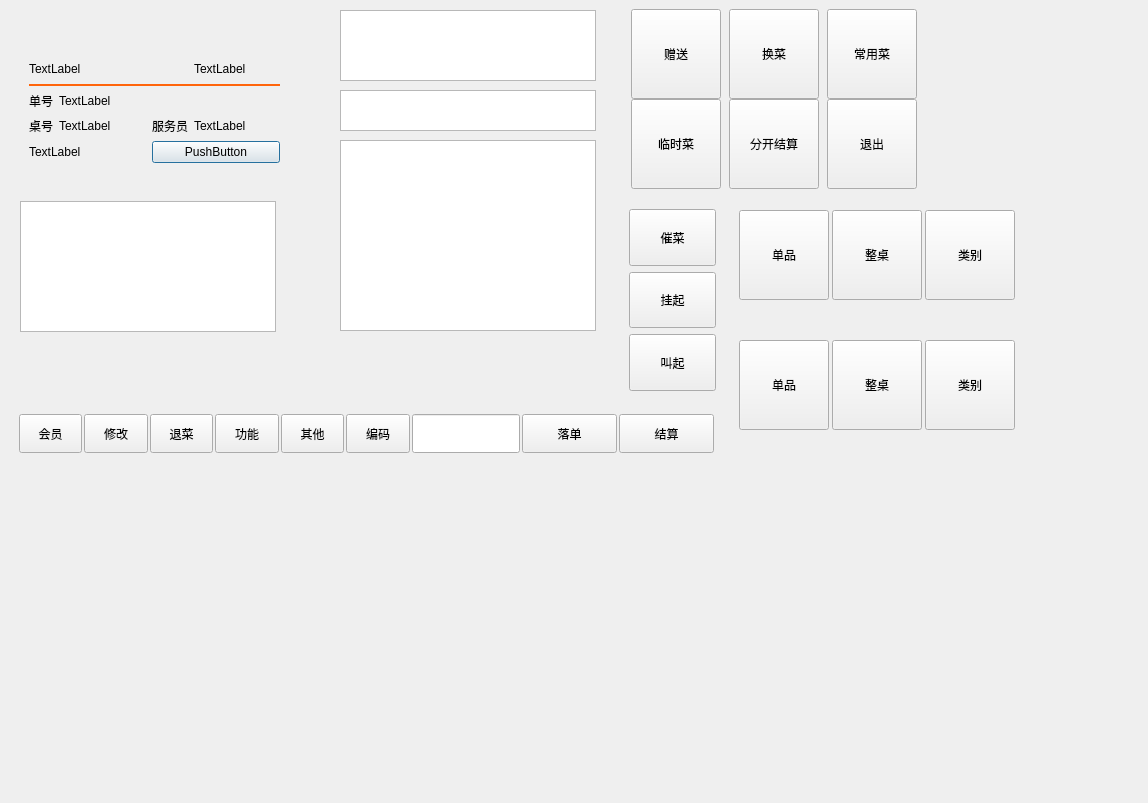
<?xml version="1.0" encoding="UTF-8"?>
<ui version="4.0">
 <class>w_scr_dish_main_table</class>
 <widget class="QDialog" name="w_scr_dish_main_table">
  <property name="geometry">
   <rect>
    <x>0</x>
    <y>0</y>
    <width>1148</width>
    <height>803</height>
   </rect>
  </property>
  <property name="windowTitle">
   <string>Dialog</string>
  </property>
  <widget class="ftableview" name="tableView_subtype">
   <property name="geometry">
    <rect>
     <x>340</x>
     <y>90</y>
     <width>256</width>
     <height>41</height>
    </rect>
   </property>
   <property name="outer_stylesheet" stdset="0">
    <string>tableView_subtype</string>
   </property>
  </widget>
  <widget class="lds_roundeddialog_title_frame" name="frame_deskinfo">
   <property name="geometry">
    <rect>
     <x>20</x>
     <y>50</y>
     <width>269</width>
     <height>122</height>
    </rect>
   </property>
   <layout class="QGridLayout" name="gridLayout" columnstretch="0,1,0,1">
    <item row="0" column="0" colspan="3">
     <widget class="QLabel" name="label_logo">
      <property name="text">
       <string>TextLabel</string>
      </property>
      <property name="outer_stylesheet" stdset="0">
       <string>label_upon_bg</string>
      </property>
     </widget>
    </item>
    <item row="2" column="0">
     <widget class="QLabel" name="label_num_2">
      <property name="text">
       <string>单号</string>
      </property>
      <property name="outer_stylesheet" stdset="0">
       <string>label_upon_bg</string>
      </property>
     </widget>
    </item>
    <item row="3" column="0">
     <widget class="QLabel" name="label_num_4">
      <property name="text">
       <string>桌号</string>
      </property>
      <property name="outer_stylesheet" stdset="0">
       <string>label_upon_bg</string>
      </property>
     </widget>
    </item>
    <item row="3" column="1">
     <widget class="QLabel" name="label_ch_tableno">
      <property name="text">
       <string>TextLabel</string>
      </property>
      <property name="outer_stylesheet" stdset="0">
       <string>label_upon_bg</string>
      </property>
     </widget>
    </item>
    <item row="3" column="2">
     <widget class="QLabel" name="label_num_10">
      <property name="text">
       <string>服务员</string>
      </property>
      <property name="outer_stylesheet" stdset="0">
       <string>label_upon_bg</string>
      </property>
     </widget>
    </item>
    <item row="3" column="3">
     <widget class="QLabel" name="label_ch_servant">
      <property name="text">
       <string>TextLabel</string>
      </property>
      <property name="outer_stylesheet" stdset="0">
       <string>label_upon_bg</string>
      </property>
     </widget>
    </item>
    <item row="4" column="0" colspan="2">
     <widget class="QLabel" name="label_num">
      <property name="text">
       <string>TextLabel</string>
      </property>
      <property name="outer_stylesheet" stdset="0">
       <string>xx_num</string>
      </property>
     </widget>
    </item>
    <item row="4" column="2" colspan="2">
     <widget class="QPushButton" name="label_total">
      <property name="text">
       <string>PushButton</string>
      </property>
      <property name="outer_stylesheet" stdset="0">
       <string>xx_amount</string>
      </property>
     </widget>
    </item>
    <item row="1" column="0" colspan="4">
     <widget class="QLabel" name="label_5">
      <property name="minimumSize">
       <size>
        <width>0</width>
        <height>2</height>
       </size>
      </property>
      <property name="maximumSize">
       <size>
        <width>16777215</width>
        <height>2</height>
       </size>
      </property>
      <property name="styleSheet">
       <string notr="true">background-color:#ff650b</string>
      </property>
      <property name="text">
       <string/>
      </property>
     </widget>
    </item>
    <item row="0" column="3">
     <widget class="QLabel" name="label_text">
      <property name="text">
       <string>TextLabel</string>
      </property>
      <property name="outer_stylesheet" stdset="0">
       <string>label_upon_bg</string>
      </property>
     </widget>
    </item>
    <item row="2" column="1" colspan="3">
     <widget class="QLabel" name="label_ch_billno">
      <property name="text">
       <string>TextLabel</string>
      </property>
      <property name="outer_stylesheet" stdset="0">
       <string>label_upon_bg</string>
      </property>
     </widget>
    </item>
   </layout>
  </widget>
  <widget class="QFrame" name="frame_bottom">
   <property name="geometry">
    <rect>
     <x>10</x>
     <y>410</y>
     <width>713</width>
     <height>47</height>
    </rect>
   </property>
   <property name="minimumSize">
    <size>
     <width>0</width>
     <height>47</height>
    </size>
   </property>
   <property name="styleSheet">
    <string notr="true"/>
   </property>
   <property name="frameShape">
    <enum>QFrame::NoFrame</enum>
   </property>
   <property name="frameShadow">
    <enum>QFrame::Raised</enum>
   </property>
   <layout class="QHBoxLayout" name="horizontalLayout_2" stretch="2,2,2,2,2,2,3,3,3">
    <property name="spacing">
     <number>2</number>
    </property>
    <property name="topMargin">
     <number>4</number>
    </property>
    <property name="bottomMargin">
     <number>4</number>
    </property>
    <item>
     <widget class="public_pushbuton_rt_check" name="pushButton_member">
      <property name="sizePolicy">
       <sizepolicy hsizetype="Minimum" vsizetype="Expanding">
        <horstretch>0</horstretch>
        <verstretch>0</verstretch>
       </sizepolicy>
      </property>
      <property name="minimumSize">
       <size>
        <width>60</width>
        <height>0</height>
       </size>
      </property>
      <property name="focusPolicy">
       <enum>Qt::NoFocus</enum>
      </property>
      <property name="text">
       <string>会员</string>
      </property>
      <property name="icon">
       <iconset resource="../res.qrc">
        <normaloff>:/image/btn_icon/9.png</normaloff>:/image/btn_icon/9.png</iconset>
      </property>
      <property name="outer_stylesheet" stdset="0">
       <string>pushbutton_bottom</string>
      </property>
     </widget>
    </item>
    <item>
     <widget class="QPushButton" name="pushButton_detail">
      <property name="sizePolicy">
       <sizepolicy hsizetype="Minimum" vsizetype="Expanding">
        <horstretch>0</horstretch>
        <verstretch>0</verstretch>
       </sizepolicy>
      </property>
      <property name="minimumSize">
       <size>
        <width>60</width>
        <height>0</height>
       </size>
      </property>
      <property name="focusPolicy">
       <enum>Qt::NoFocus</enum>
      </property>
      <property name="styleSheet">
       <string notr="true"/>
      </property>
      <property name="text">
       <string>修改</string>
      </property>
      <property name="icon">
       <iconset resource="../res.qrc">
        <normaloff>:/image/btn_icon/8.png</normaloff>:/image/btn_icon/8.png</iconset>
      </property>
      <property name="outer_stylesheet" stdset="0">
       <string>pushbutton_bottom</string>
      </property>
     </widget>
    </item>
    <item>
     <widget class="QPushButton" name="pushButton_quitdish">
      <property name="sizePolicy">
       <sizepolicy hsizetype="Minimum" vsizetype="Expanding">
        <horstretch>0</horstretch>
        <verstretch>0</verstretch>
       </sizepolicy>
      </property>
      <property name="minimumSize">
       <size>
        <width>60</width>
        <height>0</height>
       </size>
      </property>
      <property name="focusPolicy">
       <enum>Qt::NoFocus</enum>
      </property>
      <property name="styleSheet">
       <string notr="true"/>
      </property>
      <property name="text">
       <string>退菜</string>
      </property>
      <property name="icon">
       <iconset resource="../res.qrc">
        <normaloff>:/image/btn_icon/10.png</normaloff>:/image/btn_icon/10.png</iconset>
      </property>
      <property name="outer_stylesheet" stdset="0">
       <string>pushbutton_bottom</string>
      </property>
     </widget>
    </item>
    <item>
     <widget class="QPushButton" name="pushButton_function">
      <property name="sizePolicy">
       <sizepolicy hsizetype="Minimum" vsizetype="Expanding">
        <horstretch>0</horstretch>
        <verstretch>0</verstretch>
       </sizepolicy>
      </property>
      <property name="minimumSize">
       <size>
        <width>60</width>
        <height>0</height>
       </size>
      </property>
      <property name="focusPolicy">
       <enum>Qt::NoFocus</enum>
      </property>
      <property name="text">
       <string>功能</string>
      </property>
      <property name="icon">
       <iconset resource="../res.qrc">
        <normaloff>:/image/48.png</normaloff>:/image/48.png</iconset>
      </property>
      <property name="outer_stylesheet" stdset="0">
       <string>pushbutton_bottom</string>
      </property>
     </widget>
    </item>
    <item>
     <widget class="QPushButton" name="pushButton_other">
      <property name="sizePolicy">
       <sizepolicy hsizetype="Minimum" vsizetype="Expanding">
        <horstretch>0</horstretch>
        <verstretch>0</verstretch>
       </sizepolicy>
      </property>
      <property name="minimumSize">
       <size>
        <width>60</width>
        <height>0</height>
       </size>
      </property>
      <property name="focusPolicy">
       <enum>Qt::NoFocus</enum>
      </property>
      <property name="styleSheet">
       <string notr="true"/>
      </property>
      <property name="text">
       <string>其他</string>
      </property>
      <property name="icon">
       <iconset resource="../res.qrc">
        <normaloff>:/image/btn_icon/11.png</normaloff>:/image/btn_icon/11.png</iconset>
      </property>
      <property name="outer_stylesheet" stdset="0">
       <string>pushbutton_bottom_menu</string>
      </property>
     </widget>
    </item>
    <item>
     <widget class="QPushButton" name="pushButton_bianma">
      <property name="sizePolicy">
       <sizepolicy hsizetype="Minimum" vsizetype="Expanding">
        <horstretch>0</horstretch>
        <verstretch>0</verstretch>
       </sizepolicy>
      </property>
      <property name="minimumSize">
       <size>
        <width>60</width>
        <height>0</height>
       </size>
      </property>
      <property name="focusPolicy">
       <enum>Qt::NoFocus</enum>
      </property>
      <property name="styleSheet">
       <string notr="true"/>
      </property>
      <property name="text">
       <string>编码</string>
      </property>
      <property name="icon">
       <iconset resource="../res.qrc">
        <normaloff>:/image/btn_icon/2.png</normaloff>:/image/btn_icon/2.png</iconset>
      </property>
      <property name="outer_stylesheet" stdset="0">
       <string>pushbutton_bottom_menu</string>
      </property>
     </widget>
    </item>
    <item>
     <widget class="lds_lineedit" name="lineEdit_scan">
      <property name="sizePolicy">
       <sizepolicy hsizetype="Minimum" vsizetype="Expanding">
        <horstretch>0</horstretch>
        <verstretch>0</verstretch>
       </sizepolicy>
      </property>
      <property name="maximumSize">
       <size>
        <width>150</width>
        <height>16777215</height>
       </size>
      </property>
      <property name="styleSheet">
       <string notr="true"/>
      </property>
      <property name="outer_stylesheet" stdset="0">
       <string>lineedit_qt_input</string>
      </property>
     </widget>
    </item>
    <item>
     <widget class="public_pushbutton_pay" name="pushButton_okbill">
      <property name="sizePolicy">
       <sizepolicy hsizetype="Minimum" vsizetype="Expanding">
        <horstretch>0</horstretch>
        <verstretch>0</verstretch>
       </sizepolicy>
      </property>
      <property name="focusPolicy">
       <enum>Qt::NoFocus</enum>
      </property>
      <property name="text">
       <string>落单</string>
      </property>
     </widget>
    </item>
    <item>
     <widget class="public_pushbutton_pay" name="pushButton_pay">
      <property name="sizePolicy">
       <sizepolicy hsizetype="Minimum" vsizetype="Expanding">
        <horstretch>0</horstretch>
        <verstretch>0</verstretch>
       </sizepolicy>
      </property>
      <property name="focusPolicy">
       <enum>Qt::NoFocus</enum>
      </property>
      <property name="text">
       <string>结算</string>
      </property>
     </widget>
    </item>
   </layout>
  </widget>
  <widget class="fexpandmain_dish_btn" name="frame_dish_bottom">
   <property name="geometry">
    <rect>
     <x>10</x>
     <y>350</y>
     <width>251</width>
     <height>51</height>
    </rect>
   </property>
  </widget>
  <widget class="QFrame" name="frame_cuicai">
   <property name="geometry">
    <rect>
     <x>730</x>
     <y>200</y>
     <width>291</width>
     <height>111</height>
    </rect>
   </property>
   <layout class="QHBoxLayout" name="horizontalLayout">
    <item>
     <widget class="lds_pushbutton_wrap" name="pushButton_cuicai1">
      <property name="sizePolicy">
       <sizepolicy hsizetype="Expanding" vsizetype="Expanding">
        <horstretch>0</horstretch>
        <verstretch>0</verstretch>
       </sizepolicy>
      </property>
      <property name="minimumSize">
       <size>
        <width>90</width>
        <height>90</height>
       </size>
      </property>
      <property name="maximumSize">
       <size>
        <width>90</width>
        <height>90</height>
       </size>
      </property>
      <property name="font">
       <font>
        <weight>50</weight>
        <bold>false</bold>
       </font>
      </property>
      <property name="focusPolicy">
       <enum>Qt::NoFocus</enum>
      </property>
      <property name="styleSheet">
       <string notr="true"/>
      </property>
      <property name="text">
       <string>单品</string>
      </property>
      <property name="outer_stylesheet" stdset="0">
       <string>pushbutton_type</string>
      </property>
     </widget>
    </item>
    <item>
     <widget class="lds_pushbutton_wrap" name="pushButton_cuicai2">
      <property name="sizePolicy">
       <sizepolicy hsizetype="Expanding" vsizetype="Expanding">
        <horstretch>0</horstretch>
        <verstretch>0</verstretch>
       </sizepolicy>
      </property>
      <property name="minimumSize">
       <size>
        <width>90</width>
        <height>90</height>
       </size>
      </property>
      <property name="maximumSize">
       <size>
        <width>90</width>
        <height>90</height>
       </size>
      </property>
      <property name="font">
       <font>
        <weight>50</weight>
        <bold>false</bold>
       </font>
      </property>
      <property name="focusPolicy">
       <enum>Qt::NoFocus</enum>
      </property>
      <property name="styleSheet">
       <string notr="true"/>
      </property>
      <property name="text">
       <string>整桌</string>
      </property>
      <property name="outer_stylesheet" stdset="0">
       <string>pushbutton_type</string>
      </property>
     </widget>
    </item>
    <item>
     <widget class="lds_pushbutton_wrap" name="pushButton_cuicai3">
      <property name="sizePolicy">
       <sizepolicy hsizetype="Expanding" vsizetype="Expanding">
        <horstretch>0</horstretch>
        <verstretch>0</verstretch>
       </sizepolicy>
      </property>
      <property name="minimumSize">
       <size>
        <width>90</width>
        <height>90</height>
       </size>
      </property>
      <property name="maximumSize">
       <size>
        <width>90</width>
        <height>90</height>
       </size>
      </property>
      <property name="font">
       <font>
        <weight>50</weight>
        <bold>false</bold>
       </font>
      </property>
      <property name="focusPolicy">
       <enum>Qt::NoFocus</enum>
      </property>
      <property name="styleSheet">
       <string notr="true"/>
      </property>
      <property name="text">
       <string>类别</string>
      </property>
      <property name="outer_stylesheet" stdset="0">
       <string>pushbutton_type</string>
      </property>
     </widget>
    </item>
   </layout>
  </widget>
  <widget class="fexpandmain_tableview" name="tableView">
   <property name="geometry">
    <rect>
     <x>20</x>
     <y>201</y>
     <width>256</width>
     <height>131</height>
    </rect>
   </property>
  </widget>
  <widget class="QFrame" name="frame_jiaodan">
   <property name="geometry">
    <rect>
     <x>730</x>
     <y>330</y>
     <width>291</width>
     <height>111</height>
    </rect>
   </property>
   <layout class="QHBoxLayout" name="horizontalLayout_4">
    <item>
     <widget class="lds_pushbutton_wrap" name="pushButton_jiaodan1">
      <property name="sizePolicy">
       <sizepolicy hsizetype="Expanding" vsizetype="Expanding">
        <horstretch>0</horstretch>
        <verstretch>0</verstretch>
       </sizepolicy>
      </property>
      <property name="minimumSize">
       <size>
        <width>90</width>
        <height>90</height>
       </size>
      </property>
      <property name="maximumSize">
       <size>
        <width>90</width>
        <height>90</height>
       </size>
      </property>
      <property name="font">
       <font>
        <weight>50</weight>
        <bold>false</bold>
       </font>
      </property>
      <property name="focusPolicy">
       <enum>Qt::NoFocus</enum>
      </property>
      <property name="styleSheet">
       <string notr="true"/>
      </property>
      <property name="text">
       <string>单品</string>
      </property>
      <property name="outer_stylesheet" stdset="0">
       <string>pushbutton_type</string>
      </property>
     </widget>
    </item>
    <item>
     <widget class="lds_pushbutton_wrap" name="pushButton_jiaodan2">
      <property name="sizePolicy">
       <sizepolicy hsizetype="Expanding" vsizetype="Expanding">
        <horstretch>0</horstretch>
        <verstretch>0</verstretch>
       </sizepolicy>
      </property>
      <property name="minimumSize">
       <size>
        <width>90</width>
        <height>90</height>
       </size>
      </property>
      <property name="maximumSize">
       <size>
        <width>90</width>
        <height>90</height>
       </size>
      </property>
      <property name="font">
       <font>
        <weight>50</weight>
        <bold>false</bold>
       </font>
      </property>
      <property name="focusPolicy">
       <enum>Qt::NoFocus</enum>
      </property>
      <property name="styleSheet">
       <string notr="true"/>
      </property>
      <property name="text">
       <string>整桌</string>
      </property>
      <property name="outer_stylesheet" stdset="0">
       <string>pushbutton_type</string>
      </property>
     </widget>
    </item>
    <item>
     <widget class="lds_pushbutton_wrap" name="pushButton_jiaodan3">
      <property name="sizePolicy">
       <sizepolicy hsizetype="Expanding" vsizetype="Expanding">
        <horstretch>0</horstretch>
        <verstretch>0</verstretch>
       </sizepolicy>
      </property>
      <property name="minimumSize">
       <size>
        <width>90</width>
        <height>90</height>
       </size>
      </property>
      <property name="maximumSize">
       <size>
        <width>90</width>
        <height>90</height>
       </size>
      </property>
      <property name="font">
       <font>
        <weight>50</weight>
        <bold>false</bold>
       </font>
      </property>
      <property name="focusPolicy">
       <enum>Qt::NoFocus</enum>
      </property>
      <property name="styleSheet">
       <string notr="true"/>
      </property>
      <property name="text">
       <string>类别</string>
      </property>
      <property name="outer_stylesheet" stdset="0">
       <string>pushbutton_type</string>
      </property>
     </widget>
    </item>
   </layout>
  </widget>
  <widget class="QFrame" name="frame_other_menu">
   <property name="geometry">
    <rect>
     <x>620</x>
     <y>0</y>
     <width>311</width>
     <height>191</height>
    </rect>
   </property>
   <property name="styleSheet">
    <string notr="true"/>
   </property>
   <property name="frameShape">
    <enum>QFrame::NoFrame</enum>
   </property>
   <property name="frameShadow">
    <enum>QFrame::Plain</enum>
   </property>
   <property name="lineWidth">
    <number>0</number>
   </property>
   <layout class="QGridLayout" name="gridLayout_3">
    <item row="0" column="2">
     <widget class="lds_pushbutton_wrap" name="pushButton_changyong">
      <property name="sizePolicy">
       <sizepolicy hsizetype="Expanding" vsizetype="Expanding">
        <horstretch>0</horstretch>
        <verstretch>0</verstretch>
       </sizepolicy>
      </property>
      <property name="minimumSize">
       <size>
        <width>90</width>
        <height>90</height>
       </size>
      </property>
      <property name="maximumSize">
       <size>
        <width>90</width>
        <height>90</height>
       </size>
      </property>
      <property name="font">
       <font>
        <weight>50</weight>
        <bold>false</bold>
       </font>
      </property>
      <property name="focusPolicy">
       <enum>Qt::NoFocus</enum>
      </property>
      <property name="styleSheet">
       <string notr="true"/>
      </property>
      <property name="text">
       <string>常用菜</string>
      </property>
      <property name="outer_stylesheet" stdset="0">
       <string>pushbutton_type</string>
      </property>
     </widget>
    </item>
    <item row="0" column="1">
     <widget class="lds_pushbutton_wrap" name="pushButton_change">
      <property name="sizePolicy">
       <sizepolicy hsizetype="Expanding" vsizetype="Expanding">
        <horstretch>0</horstretch>
        <verstretch>0</verstretch>
       </sizepolicy>
      </property>
      <property name="minimumSize">
       <size>
        <width>90</width>
        <height>90</height>
       </size>
      </property>
      <property name="maximumSize">
       <size>
        <width>90</width>
        <height>90</height>
       </size>
      </property>
      <property name="font">
       <font>
        <weight>50</weight>
        <bold>false</bold>
       </font>
      </property>
      <property name="focusPolicy">
       <enum>Qt::NoFocus</enum>
      </property>
      <property name="styleSheet">
       <string notr="true"/>
      </property>
      <property name="text">
       <string>换菜</string>
      </property>
      <property name="outer_stylesheet" stdset="0">
       <string>pushbutton_type</string>
      </property>
     </widget>
    </item>
    <item row="1" column="0">
     <widget class="lds_pushbutton_wrap" name="pushButton_dishtmp">
      <property name="sizePolicy">
       <sizepolicy hsizetype="Expanding" vsizetype="Expanding">
        <horstretch>0</horstretch>
        <verstretch>0</verstretch>
       </sizepolicy>
      </property>
      <property name="minimumSize">
       <size>
        <width>90</width>
        <height>90</height>
       </size>
      </property>
      <property name="maximumSize">
       <size>
        <width>90</width>
        <height>90</height>
       </size>
      </property>
      <property name="font">
       <font>
        <weight>50</weight>
        <bold>false</bold>
       </font>
      </property>
      <property name="focusPolicy">
       <enum>Qt::NoFocus</enum>
      </property>
      <property name="styleSheet">
       <string notr="true"/>
      </property>
      <property name="text">
       <string>临时菜</string>
      </property>
      <property name="outer_stylesheet" stdset="0">
       <string>pushbutton_type</string>
      </property>
     </widget>
    </item>
    <item row="0" column="0">
     <widget class="lds_pushbutton_wrap" name="pushButton_present">
      <property name="sizePolicy">
       <sizepolicy hsizetype="Expanding" vsizetype="Expanding">
        <horstretch>0</horstretch>
        <verstretch>0</verstretch>
       </sizepolicy>
      </property>
      <property name="minimumSize">
       <size>
        <width>90</width>
        <height>90</height>
       </size>
      </property>
      <property name="maximumSize">
       <size>
        <width>90</width>
        <height>90</height>
       </size>
      </property>
      <property name="font">
       <font>
        <weight>50</weight>
        <bold>false</bold>
       </font>
      </property>
      <property name="focusPolicy">
       <enum>Qt::NoFocus</enum>
      </property>
      <property name="styleSheet">
       <string notr="true"/>
      </property>
      <property name="text">
       <string>赠送</string>
      </property>
      <property name="outer_stylesheet" stdset="0">
       <string>pushbutton_type</string>
      </property>
     </widget>
    </item>
    <item row="1" column="1">
     <widget class="lds_pushbutton_wrap" name="pushButton_paysomedish">
      <property name="sizePolicy">
       <sizepolicy hsizetype="Expanding" vsizetype="Expanding">
        <horstretch>0</horstretch>
        <verstretch>0</verstretch>
       </sizepolicy>
      </property>
      <property name="minimumSize">
       <size>
        <width>90</width>
        <height>90</height>
       </size>
      </property>
      <property name="maximumSize">
       <size>
        <width>90</width>
        <height>90</height>
       </size>
      </property>
      <property name="font">
       <font>
        <weight>50</weight>
        <bold>false</bold>
       </font>
      </property>
      <property name="focusPolicy">
       <enum>Qt::NoFocus</enum>
      </property>
      <property name="styleSheet">
       <string notr="true"/>
      </property>
      <property name="text">
       <string>分开结算</string>
      </property>
      <property name="outer_stylesheet" stdset="0">
       <string>pushbutton_type</string>
      </property>
     </widget>
    </item>
    <item row="1" column="2">
     <widget class="lds_pushbutton_wrap" name="pushButton_tuichu">
      <property name="sizePolicy">
       <sizepolicy hsizetype="Expanding" vsizetype="Expanding">
        <horstretch>0</horstretch>
        <verstretch>0</verstretch>
       </sizepolicy>
      </property>
      <property name="minimumSize">
       <size>
        <width>0</width>
        <height>90</height>
       </size>
      </property>
      <property name="maximumSize">
       <size>
        <width>90</width>
        <height>90</height>
       </size>
      </property>
      <property name="font">
       <font>
        <weight>50</weight>
        <bold>false</bold>
       </font>
      </property>
      <property name="focusPolicy">
       <enum>Qt::NoFocus</enum>
      </property>
      <property name="text">
       <string>退出</string>
      </property>
      <property name="outer_stylesheet" stdset="0">
       <string>pushbutton_type</string>
      </property>
     </widget>
    </item>
   </layout>
  </widget>
  <widget class="ftableview" name="tableView_type">
   <property name="geometry">
    <rect>
     <x>340</x>
     <y>10</y>
     <width>256</width>
     <height>71</height>
    </rect>
   </property>
   <property name="outer_stylesheet" stdset="0">
    <string>tableView_subtype</string>
   </property>
  </widget>
  <widget class="QFrame" name="frame_function">
   <property name="geometry">
    <rect>
     <x>620</x>
     <y>200</y>
     <width>105</width>
     <height>200</height>
    </rect>
   </property>
   <property name="outer_stylesheet" stdset="0">
    <string>normal_view_color</string>
   </property>
   <layout class="QVBoxLayout" name="verticalLayout">
    <item>
     <widget class="lds_pushbutton_wrap" name="pushButton_cuicai">
      <property name="sizePolicy">
       <sizepolicy hsizetype="Minimum" vsizetype="Expanding">
        <horstretch>0</horstretch>
        <verstretch>0</verstretch>
       </sizepolicy>
      </property>
      <property name="minimumSize">
       <size>
        <width>80</width>
        <height>0</height>
       </size>
      </property>
      <property name="focusPolicy">
       <enum>Qt::NoFocus</enum>
      </property>
      <property name="styleSheet">
       <string notr="true"/>
      </property>
      <property name="text">
       <string>催菜</string>
      </property>
      <property name="outer_stylesheet" stdset="0">
       <string>pushbutton_bottom</string>
      </property>
     </widget>
    </item>
    <item>
     <widget class="lds_pushbutton_wrap" name="pushButton_guaqi">
      <property name="sizePolicy">
       <sizepolicy hsizetype="Minimum" vsizetype="Expanding">
        <horstretch>0</horstretch>
        <verstretch>0</verstretch>
       </sizepolicy>
      </property>
      <property name="minimumSize">
       <size>
        <width>80</width>
        <height>0</height>
       </size>
      </property>
      <property name="focusPolicy">
       <enum>Qt::NoFocus</enum>
      </property>
      <property name="styleSheet">
       <string notr="true"/>
      </property>
      <property name="text">
       <string>挂起</string>
      </property>
      <property name="outer_stylesheet" stdset="0">
       <string>pushbutton_bottom</string>
      </property>
     </widget>
    </item>
    <item>
     <widget class="lds_pushbutton_wrap" name="pushButton_jiaodan">
      <property name="sizePolicy">
       <sizepolicy hsizetype="Minimum" vsizetype="Expanding">
        <horstretch>0</horstretch>
        <verstretch>0</verstretch>
       </sizepolicy>
      </property>
      <property name="minimumSize">
       <size>
        <width>80</width>
        <height>0</height>
       </size>
      </property>
      <property name="focusPolicy">
       <enum>Qt::NoFocus</enum>
      </property>
      <property name="styleSheet">
       <string notr="true"/>
      </property>
      <property name="text">
       <string>叫起</string>
      </property>
      <property name="outer_stylesheet" stdset="0">
       <string>pushbutton_bottom</string>
      </property>
     </widget>
    </item>
   </layout>
  </widget>
  <widget class="ftableview" name="tableView_dish">
   <property name="geometry">
    <rect>
     <x>340</x>
     <y>140</y>
     <width>256</width>
     <height>191</height>
    </rect>
   </property>
   <property name="outer_stylesheet" stdset="0">
    <string>tableView_dish</string>
   </property>
  </widget>
  <widget class="QWidget" name="widget" native="true">
   <property name="geometry">
    <rect>
     <x>10</x>
     <y>460</y>
     <width>341</width>
     <height>311</height>
    </rect>
   </property>
  </widget>
 </widget>
 <customwidgets>
  <customwidget>
   <class>lds_pushbutton_wrap</class>
   <extends>QPushButton</extends>
   <header>lds_pushbutton_wrap.h</header>
  </customwidget>
  <customwidget>
   <class>public_pushbuton_rt_check</class>
   <extends>QPushButton</extends>
   <header>public_pushbuton_rt_check.h</header>
  </customwidget>
  <customwidget>
   <class>public_pushbutton_pay</class>
   <extends>QPushButton</extends>
   <header>public_pushbutton_pay.h</header>
  </customwidget>
  <customwidget>
   <class>ftableview</class>
   <extends>QTableView</extends>
   <header>ftableview.h</header>
  </customwidget>
  <customwidget>
   <class>lds_roundeddialog_title_frame</class>
   <extends>QFrame</extends>
   <header>lds_roundeddialog_title_frame.h</header>
   <container>1</container>
  </customwidget>
  <customwidget>
   <class>lds_lineedit</class>
   <extends>QLineEdit</extends>
   <header>lds_lineedit.h</header>
  </customwidget>
  <customwidget>
   <class>fexpandmain_tableview</class>
   <extends>QTableView</extends>
   <header>fexpandmain_tableview.h</header>
  </customwidget>
  <customwidget>
   <class>fexpandmain_dish_btn</class>
   <extends>QFrame</extends>
   <header>fexpandmain_dish_btn.h</header>
   <container>1</container>
  </customwidget>
 </customwidgets>
 <resources>
  <include location="../res.qrc"/>
 </resources>
 <connections/>
</ui>
